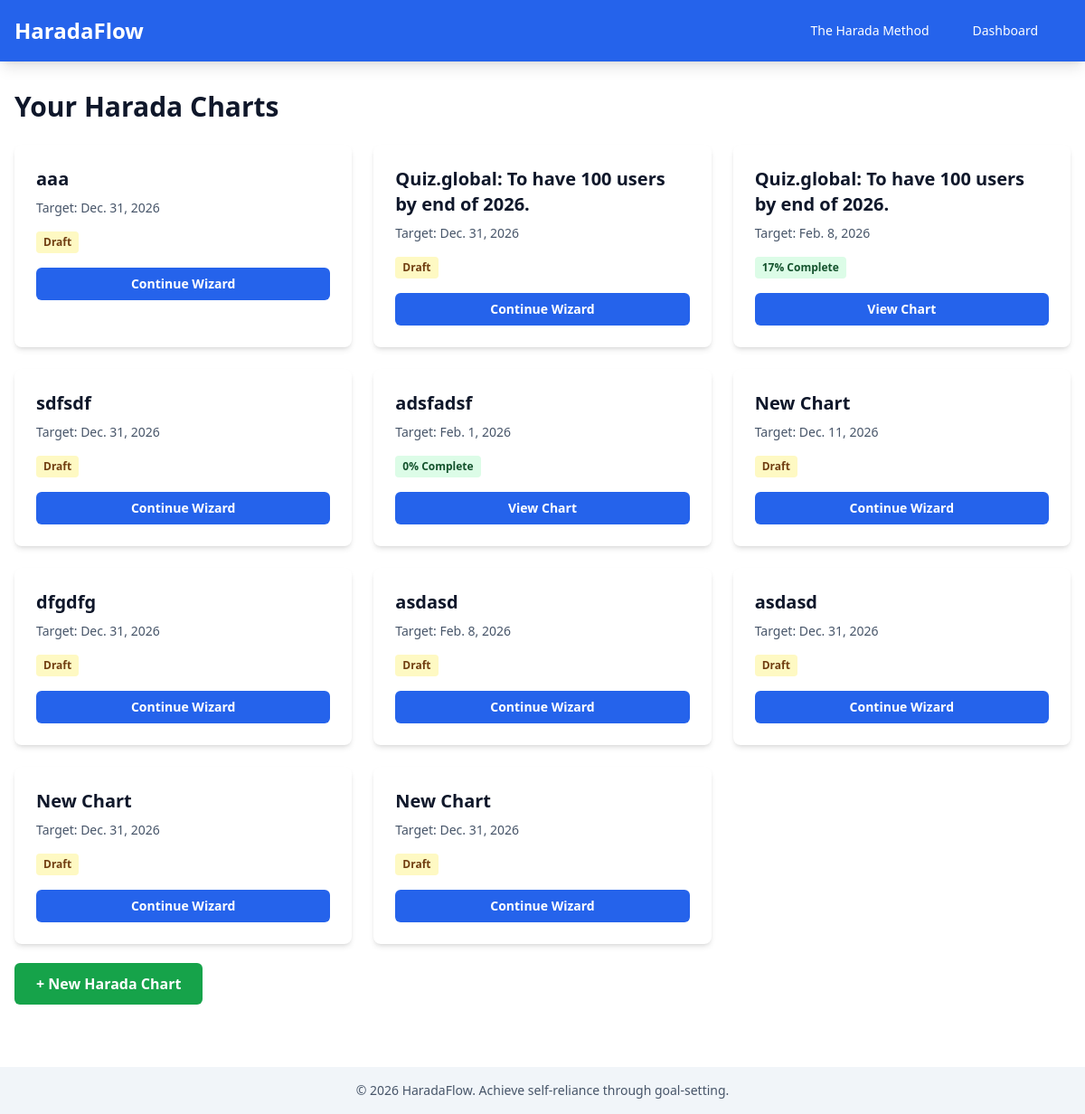
/accounts/dashboard/ (signed in), run on the app's committed database.
### charts/models.py (models this page shows, shortened)
class HaradaChart(models.Model):
    user = models.ForeignKey(
        User, on_delete=models.CASCADE, related_name="harada_charts"
    )
    title = models.CharField(max_length=255)
    core_goal = models.TextField(help_text="The long-term goal")
    target_date = models.DateField()
    is_draft = models.BooleanField(
        default=True, help_text="True while completing wizard steps"
    )
    perspectives = models.JSONField(
        default=dict,
        help_text="Four perspectives: self_tangible, self_intangible, others_tangible, others_intangible",
    )
    created_at = models.DateTimeField(auto_now_add=True)
    updated_at = models.DateTimeField(auto_now=True)
    class Meta:
        ordering = ["-created_at"]
    @property
    def completion_percentage(self):
        tasks = self.task_set.all()
        if tasks.count() == 0:
            return 0
        done_count = tasks.filter(status="done").count()
        return round((done_count / tasks.count()) * 100)

### accounts/views.py (the view)
# urls.py: path("dashboard/", views.dashboard, name="dashboard"),
@login_required
def dashboard(request):
    charts = request.user.harada_charts.all()
    return render(request, "accounts/dashboard.html", {"charts": charts})

### config/context_processors.py (called while the page is built)
def clerk_context(request):
    return {
        'clerk_publishable_key': settings.CLERK_PUBLISHABLE_KEY,
    }

### templates/accounts/dashboard.html (shortened to what this page needs)
{% extends 'base.html' %}
{% block content %}
<div class="mb-8">
    <h2 class="text-3xl font-bold mb-6">Your Harada Charts</h2>
    {% if charts %}
        <div class="grid grid-cols-1 md:grid-cols-2 lg:grid-cols-3 gap-6">
            {% for chart in charts %}
                <div class="bg-white dark:bg-slate-800 rounded-lg shadow-md p-6 hover:shadow-lg transition">
                    <h3 class="text-xl font-bold mb-2">{{ chart.title }}</h3>
                    <p class="text-sm text-slate-600 dark:text-slate-400 mb-4">
                        Target: {{ chart.target_date }}
                    </p>
                    <p class="mb-4 text-sm">
                        {% if chart.is_draft %}
                            <span class="inline-block bg-yellow-100 dark:bg-yellow-900 text-yellow-900 dark:text-yellow-100 px-2 py-1 rounded text-xs font-bold">Draft</span>
                        {% else %}
                            <span class="inline-block bg-green-100 dark:bg-green-900 text-green-900 dark:text-green-100 px-2 py-1 rounded text-xs font-bold">{{ chart.completion_percentage }}% Complete</span>
                        {% endif %}
                    </p>
                    <div class="flex gap-2">
                        {% if chart.is_draft %}
                            <a href="{% url 'wizard_step1' chart.id %}" class="flex-1 bg-blue-600 hover:bg-blue-700 text-white font-bold py-2 px-4 rounded-md text-center text-sm">
                                Continue Wizard
                            </a>
                        {% else %}
                            <a href="{% url 'matrix_view' chart.id %}" class="flex-1 bg-blue-600 hover:bg-blue-700 text-white font-bold py-2 px-4 rounded-md text-center text-sm">
                                View Chart
                            </a>
                        {% endif %}
                    </div>
                </div>
            {% endfor %}
        </div>
    {% endif %}
</div>
<div class="mt-8">
    <a href="{% url 'wizard_start' %}" class="bg-green-600 hover:bg-green-700 text-white font-bold py-3 px-6 rounded-md">
        + New Harada Chart
    </a>
</div>
{% endblock %}

### data on the page
HaradaChart: title "aaa", target_date "Dec. 31, 2026", is_draft "Draft"
HaradaChart: title "Quiz.global: To have 100 users by end of 2026.", target_date "Dec. 31, 2026", is_draft "Draft"
HaradaChart: title "Quiz.global: To have 100 users by end of 2026.", target_date "Feb. 8, 2026", completion_percentage "17", is_draft "View Chart"
HaradaChart: title "sdfsdf", target_date "Dec. 31, 2026", is_draft "Draft"
HaradaChart: title "adsfadsf", target_date "Feb. 1, 2026", completion_percentage "0", is_draft "View Chart"
HaradaChart: title "New Chart", target_date "Dec. 11, 2026", is_draft "Draft"
HaradaChart: title "dfgdfg", target_date "Dec. 31, 2026", is_draft "Draft"
HaradaChart: title "asdasd", target_date "Feb. 8, 2026", is_draft "Draft"
HaradaChart: title "asdasd", target_date "Dec. 31, 2026", is_draft "Draft"
HaradaChart: title "New Chart", target_date "Dec. 31, 2026", is_draft "Draft"
HaradaChart: title "New Chart", target_date "Dec. 31, 2026", is_draft "Draft"
